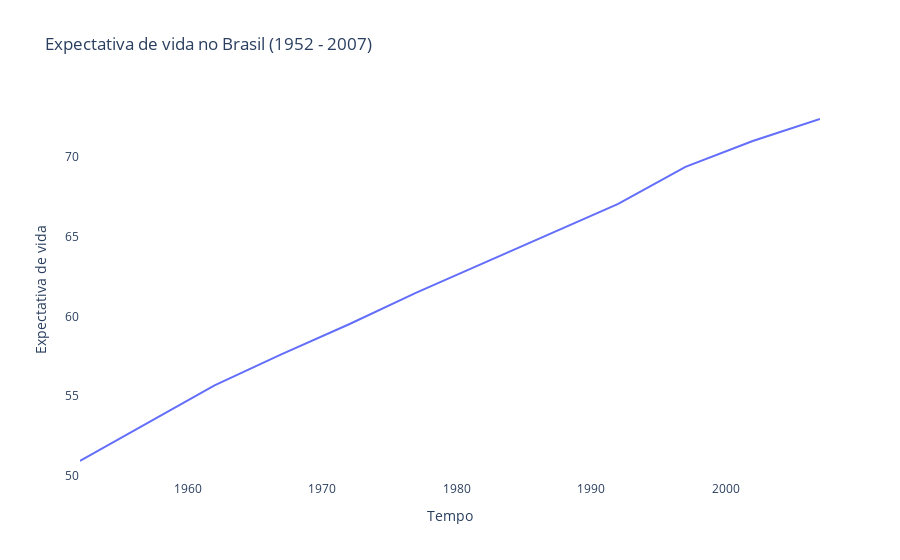

Notebook source saved alongside this figure:
### Code cell
fig.update_layout(xaxis=dict(title='Tempo'),
yaxis = dict(title = 'Expectativa de vida'),
plot_bgcolor = 'white'
)

### Figure 1 — Plotly figure (JSON) as saved in the notebook; plotly's stock layout.template omitted (floating-point values rounded to 4 significant figures)
{"data": [{"hovertemplate": "year=%{x}<br>lifeExp=%{y}<extra></extra>", "legendgroup": "", "line": {"color": "#636efa", "dash": "solid"}, "marker": {"symbol": "circle"}, "mode": "lines", "name": "", "orientation": "v", "showlegend": false, "type": "scatter", "x": [1952, 1957, 1962, 1967, 1972, 1977, 1982, 1987, 1992, 1997, 2002, 2007], "xaxis": "x", "y": [50.92, 53.28, 55.66, 57.63, 59.5, 61.49, 63.34, 65.2, 67.06, 69.39, 71.01, 72.39], "yaxis": "y"}], "layout": {"legend": {"tracegroupgap": 0}, "plot_bgcolor": "white", "title": {"text": "Expectativa de vida no Brasil (1952 - 2007)"}, "xaxis": {"anchor": "y", "domain": [0, 1], "title": {"text": "Tempo"}}, "yaxis": {"anchor": "x", "domain": [0, 1], "title": {"text": "Expectativa de vida"}}}}
